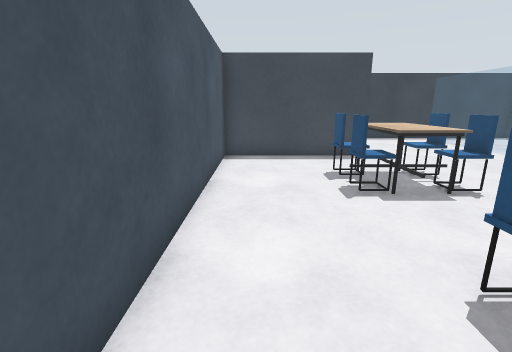
[1] (above)

15 first-person views from a walk through a robot-simulator world made for Gazebo. The camera is 1 m above the floor, tilts 14° down and sees 85° across. The floor is counted in squares, 0.5 m on a side. Each view is taken from the middle of a square. On the plan, view 1 faces up. The plan holds only what a view shows up to about 16 squares ahead; the rest is blank. The place goes on beyond the plan.

[2]
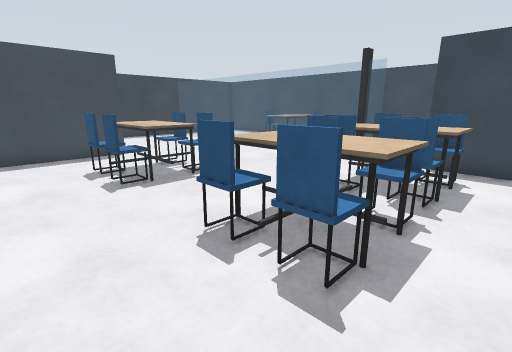

[3]
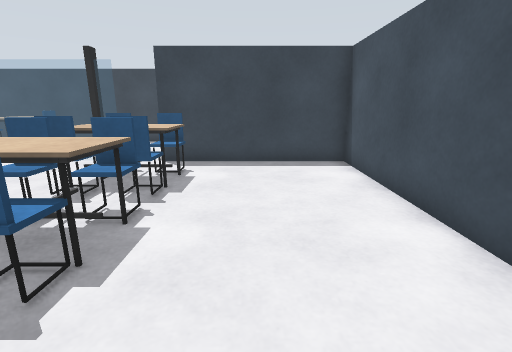

[4]
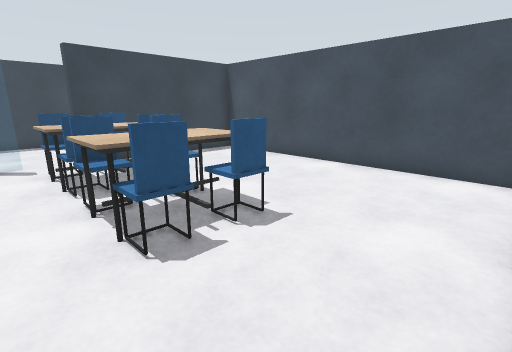

[5]
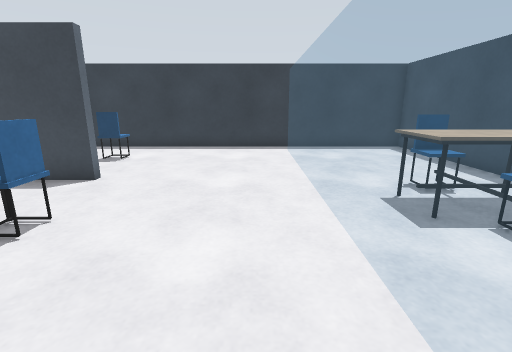

[6]
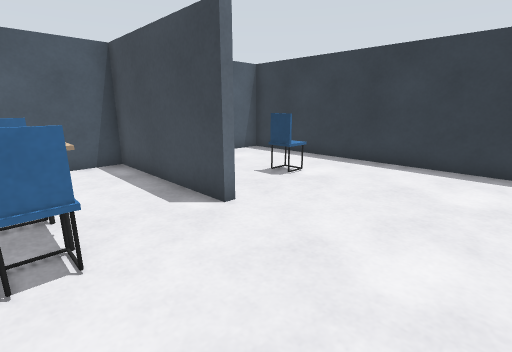

[7]
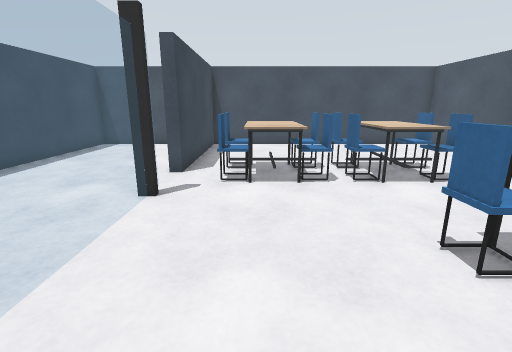

[8]
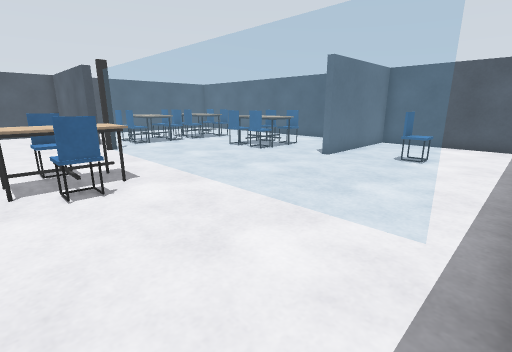

[9]
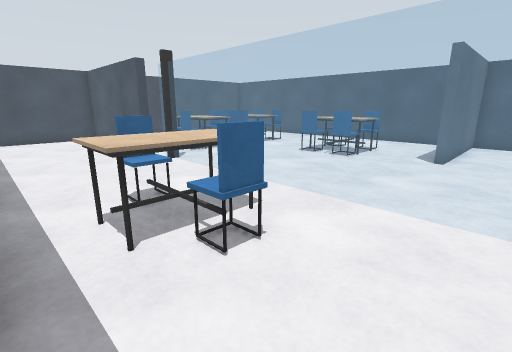

[10]
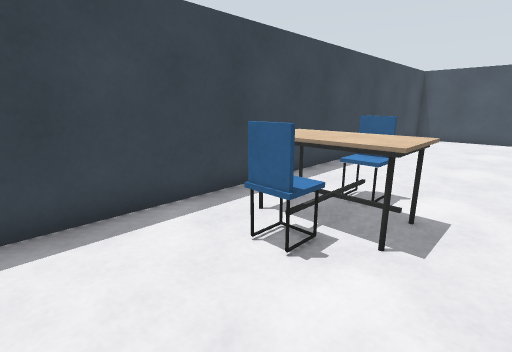

[11]
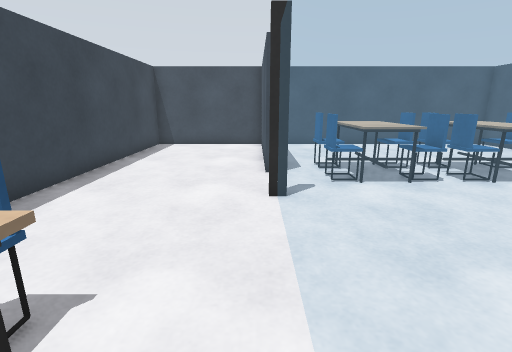

[12]
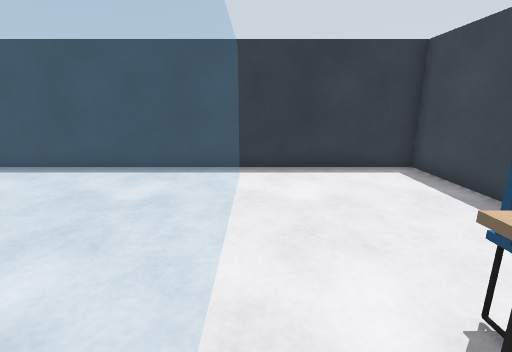

[13]
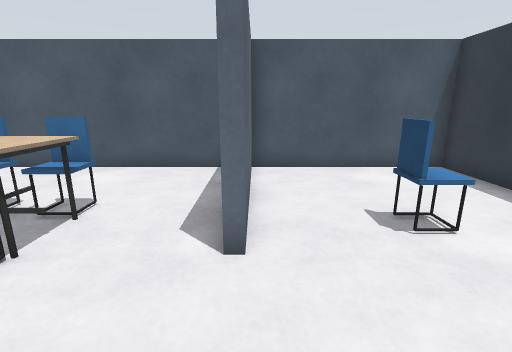

[14]
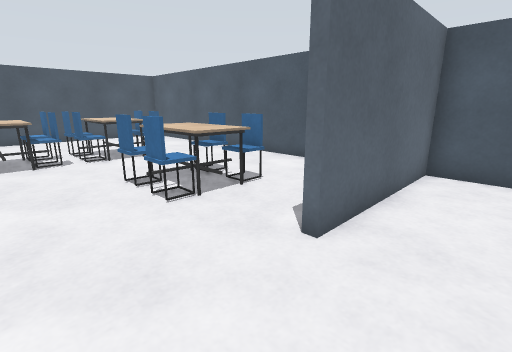

[15]
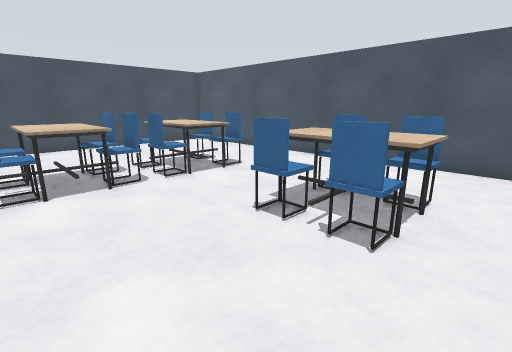

### Floor plan
Key: @ floor where view 1 was taken; # wall or solid block; . floor; = window, fence, low wall or low ledge; T table; C chair.
Columns run from 2 left of view 1 to 17 right of it. Each row starts with its distance up from view 1.
 19 ####################
 18 #..................#
 17 #...........=......#
 16 #...........=......#
 15 #....CC.....=......#
 14 #...........=......#
 13 #...........=......#
 12 #######.....=......#
 11 #...........=..CC..#
 10 #...........=.TTTT.#
  9 #.....T.....=.TTTT.#
  8 #....CTC....=..CC..#
  7 #....CTC....=......#
  6 #.....T.....=......#
  5 #...........=......#
  4 #...........=......#
  3 #.....T..CC.=......#
  2 #....CTCCCCC.......#
  1 #....CTCCCCC#......#
  0 #.@...T..CC.#......#
 -1 #...........#......#
 -2 #...........#......#
 -3 #...........#......#
 -4 #...........#......#
 -5 #...........#......#
 -6 ####################

Positions as (right, up) in squares from view 1, and headings:
1: (0, 0), facing up
2: (0, -1), facing up-right
3: (0, -2), facing right
4: (-1, 4), facing down-right
5: (9, 4), facing up
6: (9, 8), facing up-left
7: (8, 10), facing down
8: (15, 18), facing down-left
9: (16, 14), facing down-left
10: (11, 14), facing down-right
11: (11, 10), facing down
12: (11, 9), facing up
13: (8, 12), facing left
14: (8, 14), facing down-left
15: (9, 10), facing down-left
